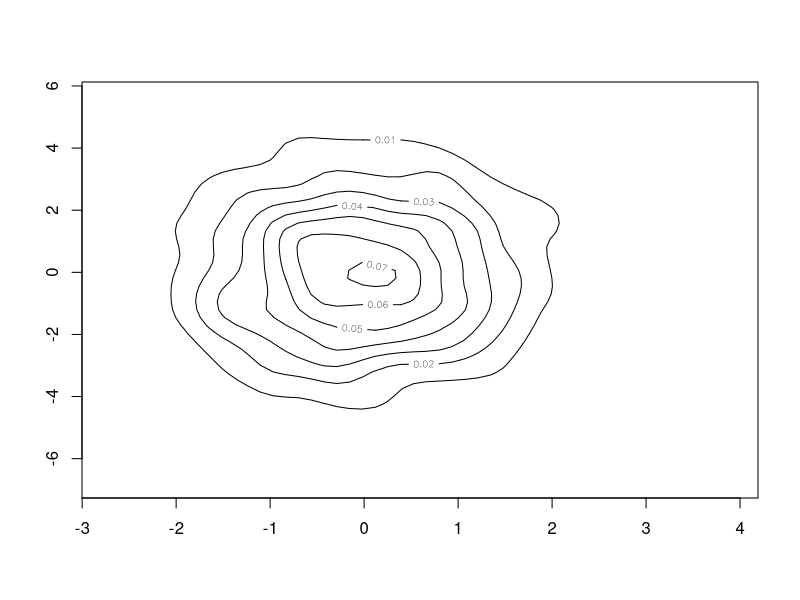
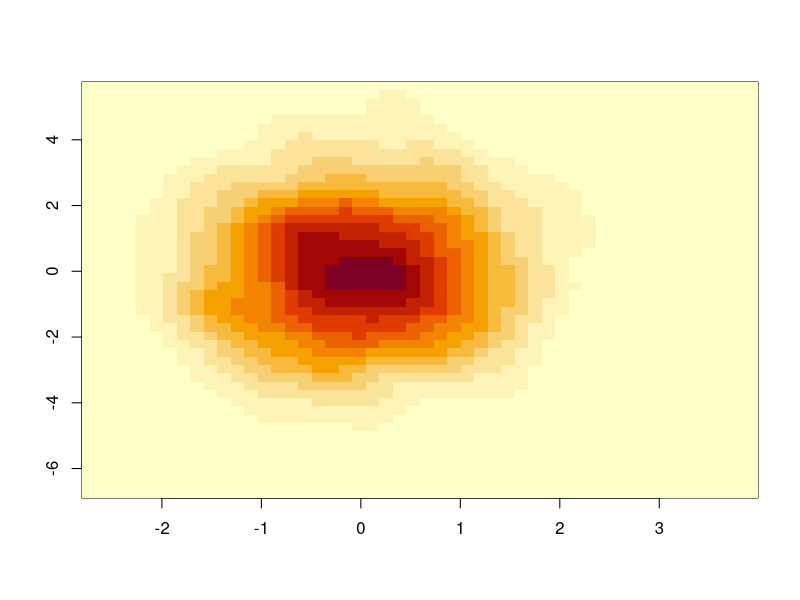
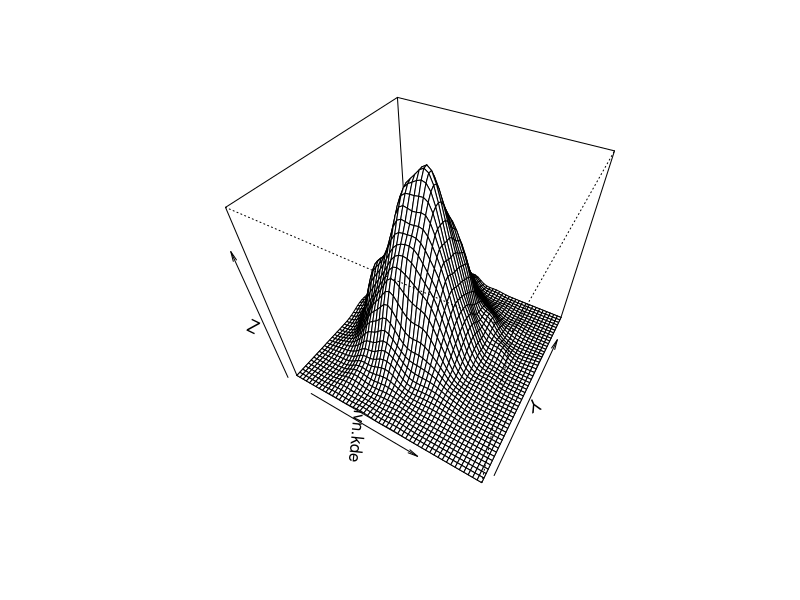
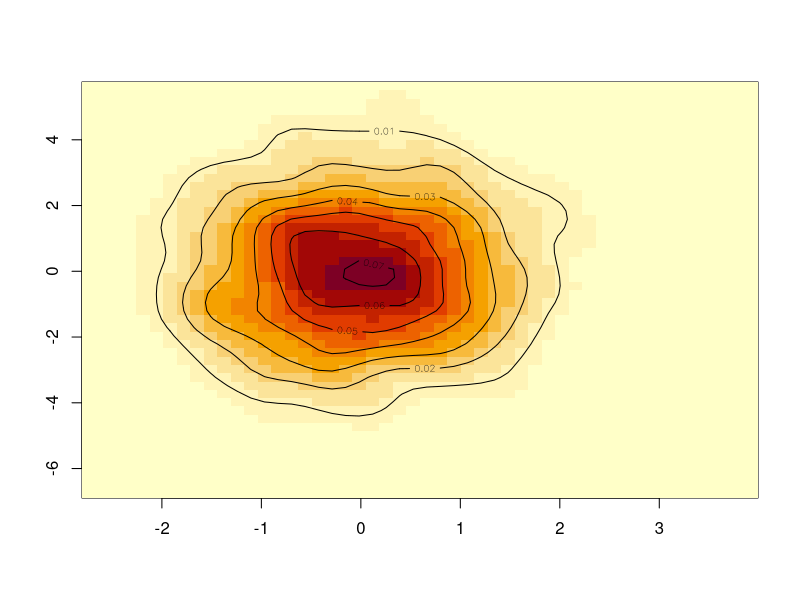
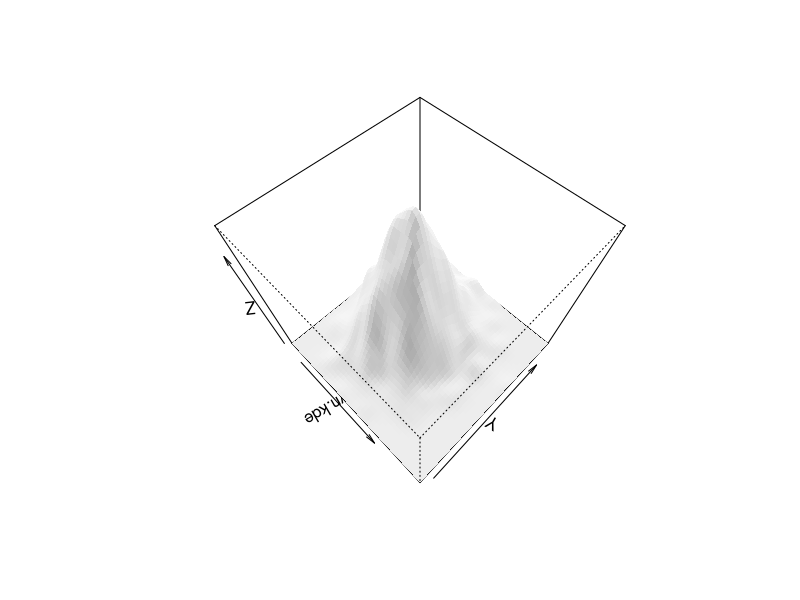

The R source for these figures, in order:
library(MASS)
#Change the wording 
#Case 1 
#bivn <- mvrnorm(1000, mu = c(0, 0), Sigma = matrix(c(1, 0, 0, 1), 2))
#Case 2 
bivn <- mvrnorm(1000, mu = c(0, 0), Sigma = matrix(c(1, 0, 0, 4), 2))
#Case 3 
#bivn <- mvrnorm(1000, mu = c(0, 0), Sigma = matrix(c(1, 1, 1, 4), 2))
# now we do a kernel density estimate
bivn.kde <- kde2d(bivn[,1], bivn[,2], n = 50)
# now plot your results
contour(bivn.kde)
image(bivn.kde)
persp(bivn.kde, phi = 45, theta = 30)
# fancy contour with image
image(bivn.kde); contour(bivn.kde, add = T)
# fancy perspective
#png("~/Google\ Drive/Spring2014/DataMining/HW1/temp.png")
persp(bivn.kde, phi = 60, theta = 45, shade = .1, border = NA)
#dev.off()
